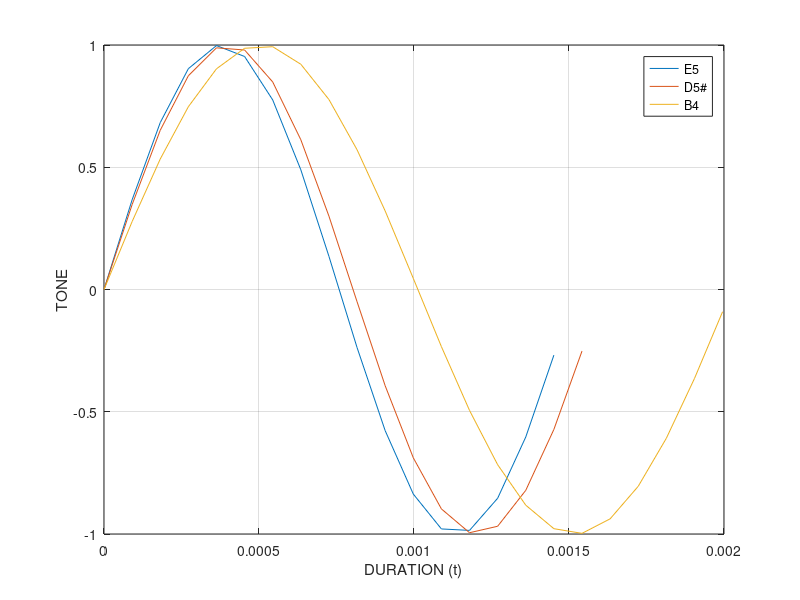

Write MATLAB code to recreate this figure.
fs = 11025;
i = 1;
for key = [56,55,51]
  dur = 1/(440*2^((key(i)-49)/12));
  t = 0:1/fs:dur;
  freq = 440*(2^((key(i)-49)/12));
  tone = sin(2*pi*freq*t);
  figure(1)
  plot(t,tone)
  ylabel('TONE')
  xlabel('DURATION (t)')
  grid on
  hold on
  if i < length(key)
    i = i+1;
  end
end
hold off
legend('E5','D5#','B4')
